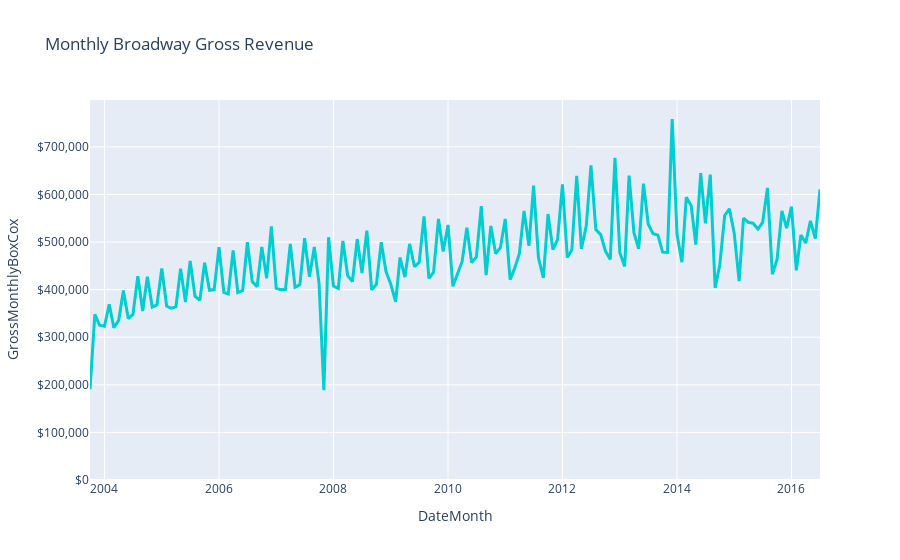

Notebook cell for this chart:
### Markdown cell above
### A quick not on making variance constant:
1. Always make variance constant before differencing
2. lam = 0 , exponential
lam = 1 , no transform
lam = 2 , square root transform
lam = 3 , cubic transform

### Code cell
plot(monthly_wicked, "GrossMonthlyBoxCox")

### Figure 1 — Plotly figure (JSON) as saved in the notebook; plotly's stock layout.template omitted (floating-point values rounded to 4 significant figures; data arrays with more than 128 entries replaced by an {"elided": "..."} marker saying what was removed)
{"data": [{"hovertemplate": "DateMonth=%{x}<br>GrossMonthlyBoxCox=%{y}<extra></extra>", "legendgroup": "", "line": {"color": "darkturquoise", "dash": "solid", "width": 3}, "marker": {"symbol": "circle"}, "mode": "lines", "name": "", "orientation": "v", "showlegend": false, "type": "scatter", "x": {"elided": "154 str values"}, "xaxis": "x", "y": {"elided": "154 float values"}, "yaxis": "y"}], "layout": {"hovermode": "x unified", "legend": {"tracegroupgap": 0}, "title": {"text": "Monthly Broadway Gross Revenue"}, "xaxis": {"anchor": "y", "domain": [0, 1], "title": {"text": "DateMonth"}}, "yaxis": {"anchor": "x", "domain": [0, 1], "rangemode": "tozero", "tickformat": "$,.0f", "title": {"text": "GrossMonthlyBoxCox"}}}}
